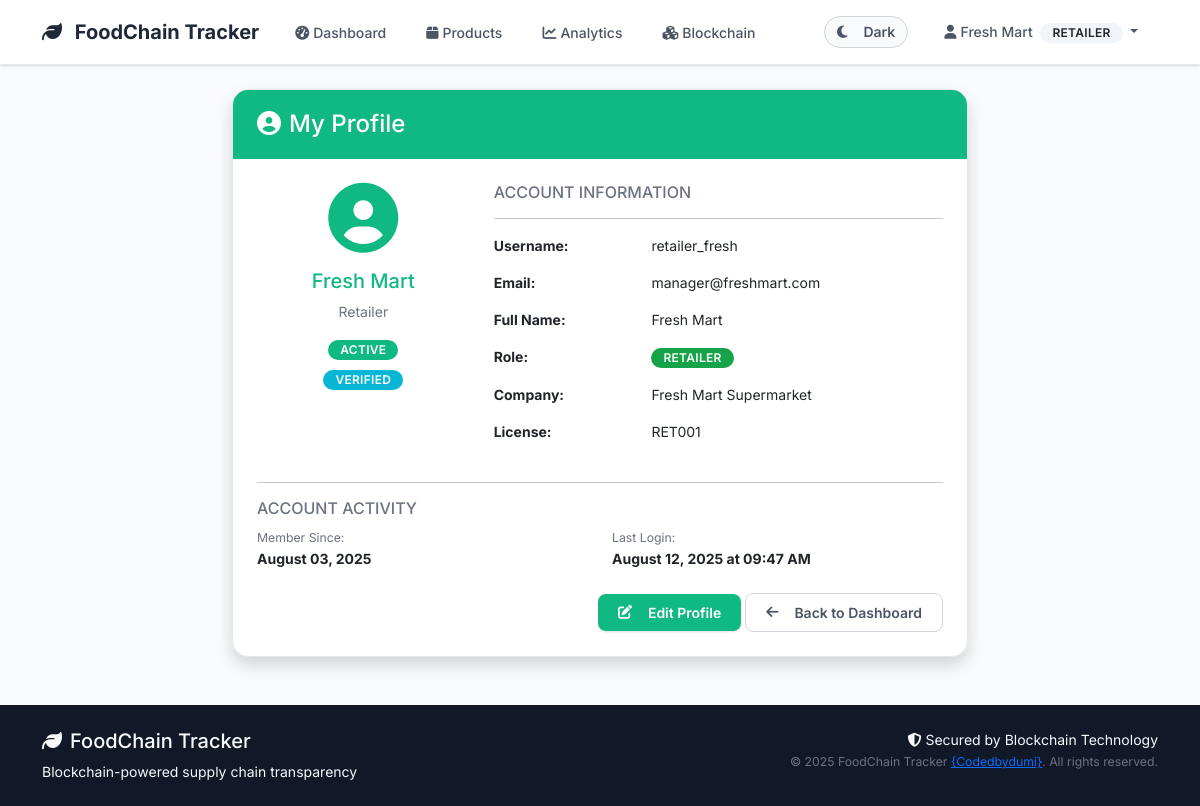
The page /auth/profile (signed in) on the database its author committed.
### models/user.py (models this page shows, shortened)
class User(UserMixin, db.Model):
    __tablename__ = 'users'
    id = db.Column(db.Integer, primary_key=True)
    username = db.Column(db.String(80), unique=True, nullable=False)
    email = db.Column(db.String(120), unique=True, nullable=False)
    password_hash = db.Column(db.String(200), nullable=False)
    full_name = db.Column(db.String(100), nullable=False)
    phone = db.Column(db.String(20))
    address = db.Column(db.Text)
    role = db.Column(db.String(20), nullable=False)  # 'farmer', 'distributor', 'retailer', 'inspector'
    company_name = db.Column(db.String(100))
    license_number = db.Column(db.String(50))  # Business license or certification
    is_active = db.Column(db.Boolean, default=True)
    is_verified = db.Column(db.Boolean, default=False)  # For business verification
    created_at = db.Column(db.DateTime, default=datetime.utcnow)
    last_login = db.Column(db.DateTime)
    products_created = db.relationship('Product', foreign_keys='Product.created_by',
                                     backref='creator', lazy='dynamic')
    sent_transactions = db.relationship('Transaction', foreign_keys='Transaction.from_user_id',
                                      backref='sender', lazy='dynamic')
    received_transactions = db.relationship('Transaction', foreign_keys='Transaction.to_user_id',
                                          backref='receiver', lazy='dynamic')
    def get_role_display(self):
        role_names = {
            'farmer': 'Farmer/Producer',
            'distributor': 'Distributor',
            'retailer': 'Retailer',
            'inspector': 'Inspector'
        }
        return role_names.get(self.role, self.role.title())
    def can_create_products(self):
        return self.role == 'farmer'

### routes/auth.py (the view)
@auth_bp.route('/profile')
@login_required
def profile():
    return render_template('auth/profile.html', user=current_user)

### templates/auth/profile.html (shortened to what this page needs)
{% extends "base.html" %}
{% block content %}
<div class="row justify-content-center">
    <div class="col-lg-8">
        <div class="card shadow">
            <div class="card-header bg-success text-white">
                <h4 class="mb-0">
                    <i class="fas fa-user-circle me-2"></i>My Profile
                </h4>
            </div>
            <div class="card-body p-4">
                <div class="row mb-4">
                    <div class="col-md-4 text-center">
                        <div class="profile-avatar mb-3">
                            <i class="fas fa-user-circle fa-5x text-success"></i>
                        </div>
                        <h5 class="text-success">{{ user.full_name }}</h5>
                        <p class="text-muted">{{ user.get_role_display() }}</p>
                        <span class="badge bg-{{ 'success' if user.is_active else 'danger' }} mb-2">
                            {{ 'Active' if user.is_active else 'Inactive' }}
                        </span>
                        {% if user.is_verified %}
                            <br><span class="badge bg-info">Verified</span>
                        {% endif %}
                    </div>
                    <div class="col-md-8">
                        <h6 class="text-muted">ACCOUNT INFORMATION</h6>
                        <hr>
                        <div class="row mb-3">
                            <div class="col-sm-4"><strong>Username:</strong></div>
                            <div class="col-sm-8">{{ user.username }}</div>
                        </div>
                        <div class="row mb-3">
                            <div class="col-sm-4"><strong>Email:</strong></div>
                            <div class="col-sm-8">{{ user.email }}</div>
                        </div>
                        <div class="row mb-3">
                            <div class="col-sm-4"><strong>Full Name:</strong></div>
                            <div class="col-sm-8">{{ user.full_name }}</div>
                        </div>
                        <div class="row mb-3">
                            <div class="col-sm-4"><strong>Role:</strong></div>
                            <div class="col-sm-8">
                                <span class="badge bg-primary">{{ user.get_role_display() }}</span>
                            </div>
                        </div>
                        {% if user.company_name %}
                        <div class="row mb-3">
                            <div class="col-sm-4"><strong>Company:</strong></div>
                            <div class="col-sm-8">{{ user.company_name }}</div>
                        </div>
                        {% endif %}
                        {% if user.license_number %}
                        <div class="row mb-3">
                            <div class="col-sm-4"><strong>License:</strong></div>
                            <div class="col-sm-8">{{ user.license_number }}</div>
                        </div>
                        {% endif %}
                    </div>
                </div>
                <hr>
                <h6 class="text-muted">ACCOUNT ACTIVITY</h6>
                <div class="row">
                    <div class="col-md-6">
                        <small class="text-muted">Member Since:</small><br>
                        <strong>{{ user.created_at.strftime('%B %d, %Y') if user.created_at else 'N/A' }}</strong>
                    </div>
                    <div class="col-md-6">
                        <small class="text-muted">Last Login:</small><br>
                        <strong>{{ user.last_login.strftime('%B %d, %Y at %I:%M %p') if user.last_login else 'Never' }}</strong>
                    </div>
                </div>
                <div class="text-end mt-4">
                    <a href="{{ url_for('auth.edit_profile') }}" class="btn btn-success">
                        <i class="fas fa-edit me-2"></i>Edit Profile
                    </a>
                    <a href="{{ url_for('dashboard.main') }}" class="btn btn-outline-secondary">
                        <i class="fas fa-arrow-left me-2"></i>Back to Dashboard
                    </a>
                </div>
            </div>
        </div>
    </div>
</div>
{% endblock %}

### templates/base.html (shortened to what this page needs)
<!DOCTYPE html>
<html lang="en">
<head>
    <link href="https://cdn.jsdelivr.net/npm/bootstrap@5.3.0/dist/css/bootstrap.min.css" rel="stylesheet">
    <link href="https://cdnjs.cloudflare.com/ajax/libs/font-awesome/6.4.0/css/all.min.css" rel="stylesheet">
    <link href="{{ url_for('static', filename='css/style.css') }}" rel="stylesheet">
</head>
<body>
    <nav class="navbar navbar-expand-lg navbar-light bg-white">
        <div class="container">
            <a class="navbar-brand" href="{{ url_for('index') }}">
                <i class="fas fa-leaf me-2"></i>
                FoodChain Tracker
            </a>
            <div class="collapse navbar-collapse" id="navbarNav">
                <ul class="navbar-nav me-auto">
                    {% if current_user.is_authenticated %}
                        <li class="nav-item">
                            <a class="nav-link" href="{{ url_for('dashboard.main') }}">
                                <i class="fas fa-tachometer-alt me-1"></i>Dashboard
                            </a>
                        </li>
                        <li class="nav-item">
                            <a class="nav-link" href="{{ url_for('products.list_products') }}">
                                <i class="fas fa-box me-1"></i>Products
                            </a>
                        </li>
                        <li class="nav-item">
                            <a class="nav-link" href="{{ url_for('analytics.dashboard') }}">
                                <i class="fas fa-chart-line me-1"></i>Analytics
                            </a>
                        </li>
                        <li class="nav-item">
                            <a class="nav-link" href="{{ url_for('blockchain.explorer') }}">
                                <i class="fas fa-cubes me-1"></i>Blockchain
                            </a>
                        </li>
                    {% endif %}
                </ul>
                <ul class="navbar-nav me-3">
                    <li class="nav-item">
                        <button class="btn btn-outline-secondary btn-sm theme-toggle" id="themeToggle" type="button">
                            <i class="fas fa-moon" id="themeIcon"></i>
                            <span class="ms-2 d-none d-md-inline" id="themeText">Dark</span>
                        </button>
                    </li>
                </ul>
                <ul class="navbar-nav">
                    {% if current_user.is_authenticated %}
                        <li class="nav-item dropdown">
                            <a class="nav-link dropdown-toggle" href="#" id="navbarDropdown" role="button" data-bs-toggle="dropdown">
                                <i class="fas fa-user me-1"></i>{{ current_user.full_name }}
                                <span class="badge bg-light text-dark ms-1">{{ current_user.get_role_display() }}</span>
                            </a>
                        </li>
                    {% endif %}
                </ul>
            </div>
        </div>
    </nav>
    <main class="container my-4">
        {% block content %}{% endblock %}
    </main>
    <footer class="bg-dark text-light py-4 mt-5">
        <div class="container">
            <div class="row">
                <div class="col-md-6">
                    <h5><i class="fas fa-leaf me-2"></i>FoodChain Tracker</h5>
                    <p class="mb-0">Blockchain-powered supply chain transparency</p>
                </div>
                <div class="col-md-6 text-md-end">
                    <p class="mb-0">
                        <i class="fas fa-shield-alt me-1"></i>Secured by Blockchain Technology
                    </p>
                    <small class="text-muted">© 2025 FoodChain Tracker <a href="https://github.com/codedbydumi">{Codedbydumi}</a>. All rights reserved.</small>
                </div>
            </div>
        </div>
    </footer>
</body>
</html>

### rows shown on the page
User: full_name "Fresh Mart", role "RETAILER", role "Retailer", is_active "ACTIVE", username "retailer_fresh", email "manager@freshmart.com", company_name "Fresh Mart Supermarket", license_number "RET001", created_at "August 03, 2025", last_login "August 12, 2025 at 09:47 AM"
